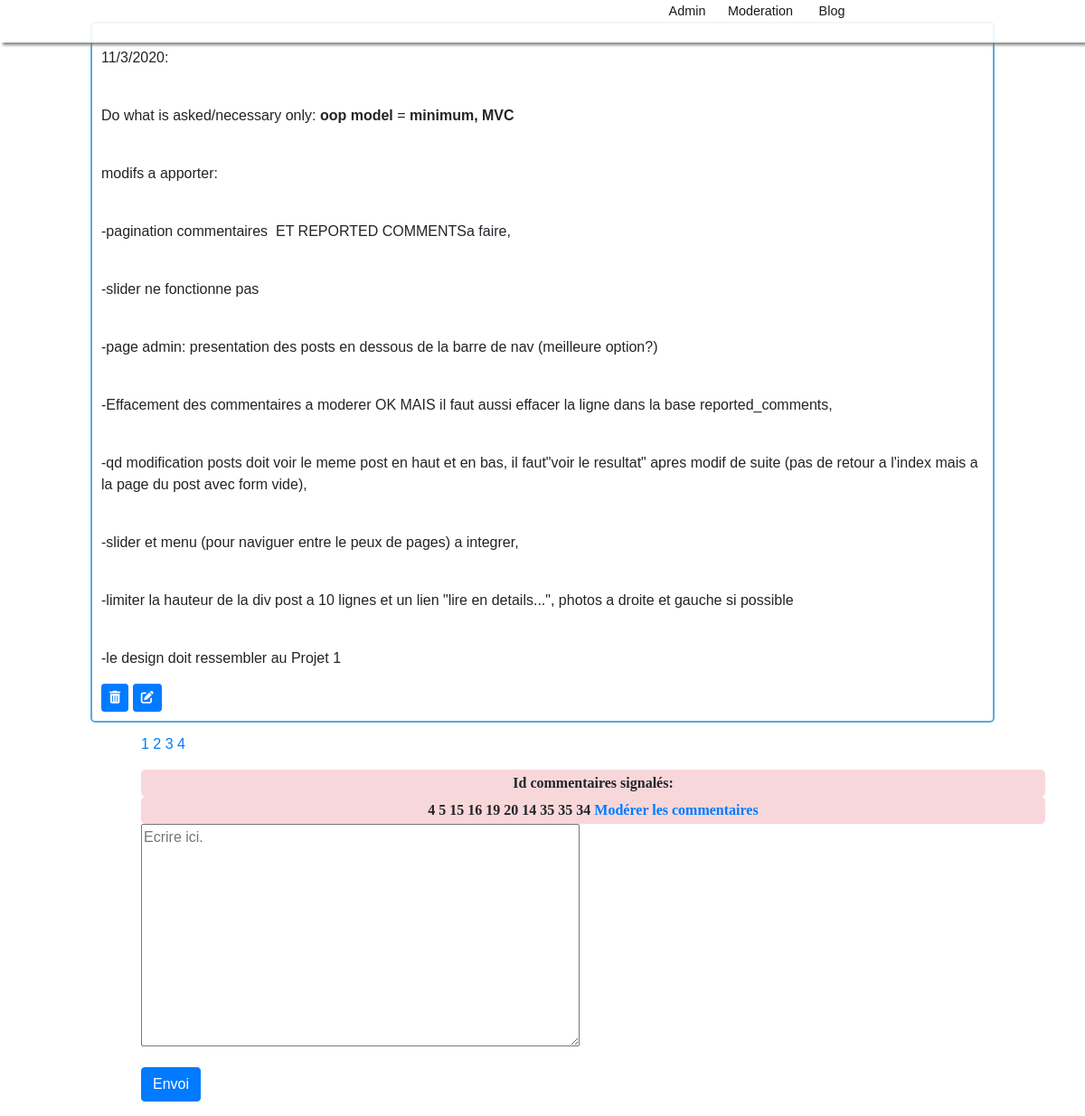
Screenshot of /backEnd_controler.php with the database file from the repository.
### tables this page shows
CREATE TABLE IF NOT EXISTS `posts` (
  `id` int(11) NOT NULL AUTO_INCREMENT,
  `article` text NOT NULL,
  `creation_date` datetime NOT NULL DEFAULT CURRENT_TIMESTAMP,
  PRIMARY KEY (`id`)
);

CREATE TABLE IF NOT EXISTS `reported_comments` (
  `id` int(11) NOT NULL AUTO_INCREMENT,
  `id_comment` int(11) NOT NULL,
  `date_of _reporting` datetime NOT NULL DEFAULT CURRENT_TIMESTAMP,
  PRIMARY KEY (`id`)
);

### backEnd_controler.php (called while the page is built, shortened)
<?php
require "header.php";
require"menuBackEnd.php";
require "backEnd_model.php";
require "backEnd_view.php";
require "footer.php";
?>

### backEnd_model.php (called while the page is built, shortened)
<?php
$db=connectDb();
$results_per_page=1;
$reponse = $db->query('SELECT COUNT(*) AS nb_posts FROM posts');
$donnees = $reponse->fetch();
$nb_posts=$donnees['nb_posts'];
$nber_of_pages=ceil($nb_posts/$results_per_page);
if(!isset($_GET['page']))
{
	$page=1;
}
else
{
	$page=$_GET['page'];
}
$this_page_first_result=($page-1)*$results_per_page;
	$req = $db->query('SELECT * FROM posts ORDER BY id DESC limit '.$this_page_first_result.','.$results_per_page);
$reponse = $db->query('SELECT * FROM reported_comments');

### backEnd_view.php (the view, shortened to what this page needs)
<?php
	while ($donnees = $req->fetch())
	{
?>
	<div class="present">
	<p><?php echo nl2br(($donnees['article']));?></p>
	<a href="backEnd_model.php?id=<?php echo $donnees['id'] ?>" class="btn btn-primary btn-sm"><span class="fas fa-trash-alt"></span></a>
	<a href="edit_controler.php?edit=<?php echo $donnees['id'] ?>" class="btn btn-primary btn-sm"><span class="fas fa-edit"></span></a>
	</div>
<?php
	}
?>
<p class="link">
<?php
for($page=1;$page<=$nber_of_pages; $page++)
{
echo '<a href="backEnd_controler.php?page='.$page.'"> ' . $page . '</a>';
}
?>
</p>
<div class="id_commentaire"> Id commentaires signalés: </div>
<div class="id_commentaire">
<?php
while ($donnees = $reponse->fetch())
{
?>
   <span> <?php echo $donnees['id_comment']; ?> </span>
<?php
}
?>
<span> <a href="moderate_comments_view.php">Modérer les commentaires</a><span>
</div>
<form action="backEnd_model.php" method="post">
	<p><textarea name="article" id="article"  rows="10" cols="50" maxlength="250" placeholder="Ecrire ici."></textarea></p>
	<p><input class="btn btn-primary" name="bouton_form" id="bouton_form" type="submit" value="Envoi"></p>
</form>

### header.php (shortened to what this page needs)
<!DOCTYPE html>
<html lang="fr" xml:lang="fr" xmlns="http://www.w3.org/1999/xhtml">
<head>
      <link rel="stylesheet" href="https://stackpath.bootstrapcdn.com/bootstrap/4.4.1/css/bootstrap.min.css">
      <link rel="stylesheet" href="style.css" />
</head>
<body>

### menuBackEnd.php (shortened to what this page needs)
<div id="barre_nav">
	<div class="navigation">
		<nav>
			<ul>
				<li><a href="backEnd_controler.php">Admin</a></li>
				<li><a href="moderate_comments_controler.php">Moderation</a></li>
				<li><a href="articles_controler.php">Blog</a></li>
			</ul>
   		</nav>
   	</div>
   </div>

### footer.php (shortened to what this page needs)
</body>
</html>

### style.css (style rules this page uses)
html { scroll-behavior: smooth; }
body { width: auto; margin: 0 auto; font-family: Arial, Verdana, "Arial Black", sans-serif; }
#barre_nav { top:-2%; min-width: 100%; height: 72px; position: fixed; z-index: 4; padding-bottom: 5px; background-color: white; box-shadow: 3px 3px 3px grey; opacity: 0.9; }
.navigation { text-align: right; }
nav { width: 300px; height: 57px; font-family: Arial, Verdana, "Arial Black", sans-serif; font-size: 0.9em; z-index: 3; float:right; position: relative; right: 15%; }
nav a { text-decoration: none; }
ul { display: flex; list-style-type: none; margin: 0; padding: 0; line-height: 35px; }
li { width:80px; padding-left: 5px; padding-right:5px; text-align: center; padding-top: 20px; }
li a { text-decoration: none; color: black; }
form { margin-left: 13%; margin-right: auto; width: 1000px; }
.link { margin-left: 13%; }
div.id_commentaire { width: 1000px; margin-left: 13%; font-family: Verdana; text-align: center; background-color: rgb(248, 215, 218); border-radius: 5px; line-height: 30px; font-weight: bold; }
.present { margin-left: auto; margin-right: auto; margin-top: 2%; width: 1000px; padding: 10px; border:solid 2px rgb(93, 169, 221); box-shadow: 5px; border-radius: 5px 5px 5px 5px; margin-bottom: 1%; }

### rows the page displays
posts: article "11/3/2020: Do what is asked/necessary only: oop model = minimum, MVC modifs a apporter: -pagination commentaires ET REPORTED COMMENTSa faire, -slider ne fonctionne pas -page admin: presentation des posts en dessous de la barre de nav (meilleure option?) -Effacement des commentaires a moderer OK MAIS il faut aussi effacer la ligne dans la base reported_comments, -qd modification posts doit voir le meme post en haut et en bas, il faut\"voir le resultat\" apres modif de suite (pas de retour a l'index mais a la page du post avec form vide), -slider et menu (pour naviguer entre le peux de pages) a integrer, -limiter la hauteur de la div post a 10 lignes et un lien \"lire en details...\", photos a…"
reported_comments: id_comment "4"
reported_comments: id_comment "5"
reported_comments: id_comment "15"
reported_comments: id_comment "16"
reported_comments: id_comment "19"
reported_comments: id_comment "20"
reported_comments: id_comment "14"
reported_comments: id_comment "35"
reported_comments: id_comment "35"
reported_comments: id_comment "34"
